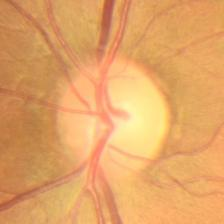
#> input picture analysis/grad_cam/test_images/normal/normal_0008_EDD.jpg, 224 x 224 px; its folder holds only this picture in this run
$ python hsv_single_channel.py
#> lines starting #> are read from the running program, lines starting #| are printed output that depends on the picture
"""Exploratory only, not part of the reproducible pipeline: generates single-channel
H/S/V variants of the disc-centred images, to visually assess whether isolating an
HSV component might help optic disc localisation (ODL) pipeline development."""

import os
from pathlib import Path
from PIL import Image

DATASETS_ROOT = os.environ.get("DATASETS_ROOT", "./Datasets")
source = os.path.join(DATASETS_ROOT, "Processed Datasets", "basic_resize_224")
destination = os.path.join(DATASETS_ROOT, "Processed Datasets", "hsv_test")

SOURCE_ROOT = Path(source)
DEST_ROOT = Path(destination)

CLASSES = ["normal", "papilledema", "pseudopapilledema"]
IMAGE_EXTS = {".jpg", ".png"}

CHANNELS = {
    "h_disc_centred_r4.0_cl4": lambda h, s, v: (h, h, h),
    "s_disc_centred_r4.0_cl4": lambda h, s, v: (s, s, s),
    "v_disc_centred_r4.0_cl4": lambda h, s, v: (v, v, v),
}

# Create directory structure
for ch in CHANNELS:
    for cls in CLASSES:
        (DEST_ROOT / ch / cls).mkdir(parents=True, exist_ok=True)

# Process images
for cls in CLASSES:
    src_dir = SOURCE_ROOT / cls
    print("Processing ", cls)

    for img_path in src_dir.iterdir():
        if img_path.suffix.lower() not in IMAGE_EXTS:
            continue

        with Image.open(img_path) as img:
#> img is the input picture: PIL image 224x224 RGB; mean R, G, B 227.1, 164.2, 102.2
            img = img.convert("RGB")
            img_hsv = img.convert("HSV")
#> img_hsv: PIL image 224x224 HSV; mean H, S, V 20.7, 140.6, 227.1
            h, s, v = img_hsv.split()
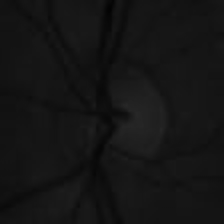
#> h: PIL image 224x224 L; min 3, max 40, mean 20.7
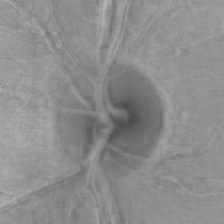
#> s: PIL image 224x224 L; min 76, max 184, mean 140.6
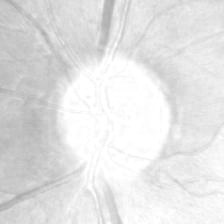
#> v: PIL image 224x224 L; min 171, max 255, mean 227.1

            for ch, merge_fn in CHANNELS.items():
                out_img = Image.merge("RGB", merge_fn(h, s, v))
                out_img.save(DEST_ROOT / ch / cls / img_path.name)
#> (the run stopped early here; a loop or call above may not have finished)
